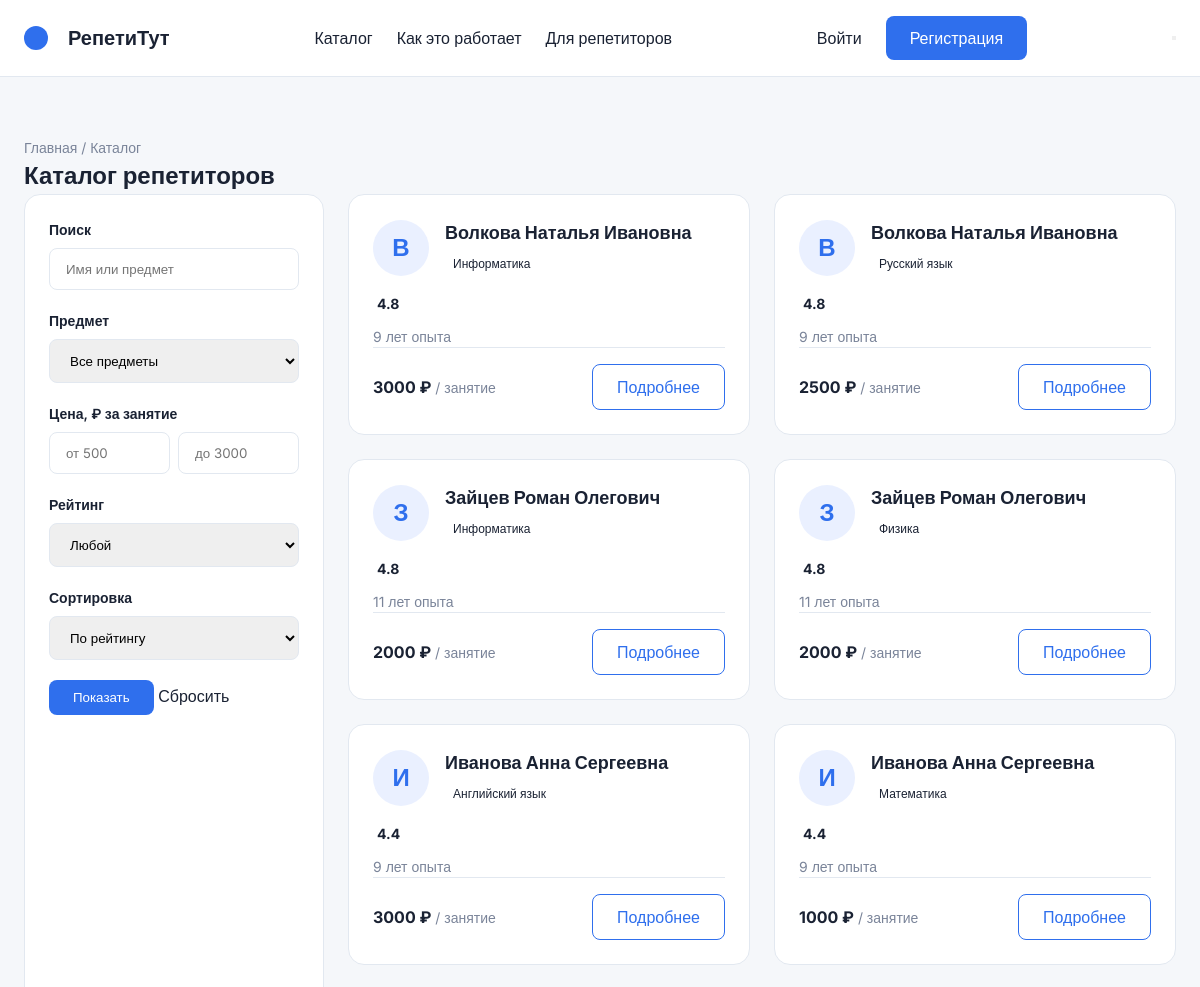
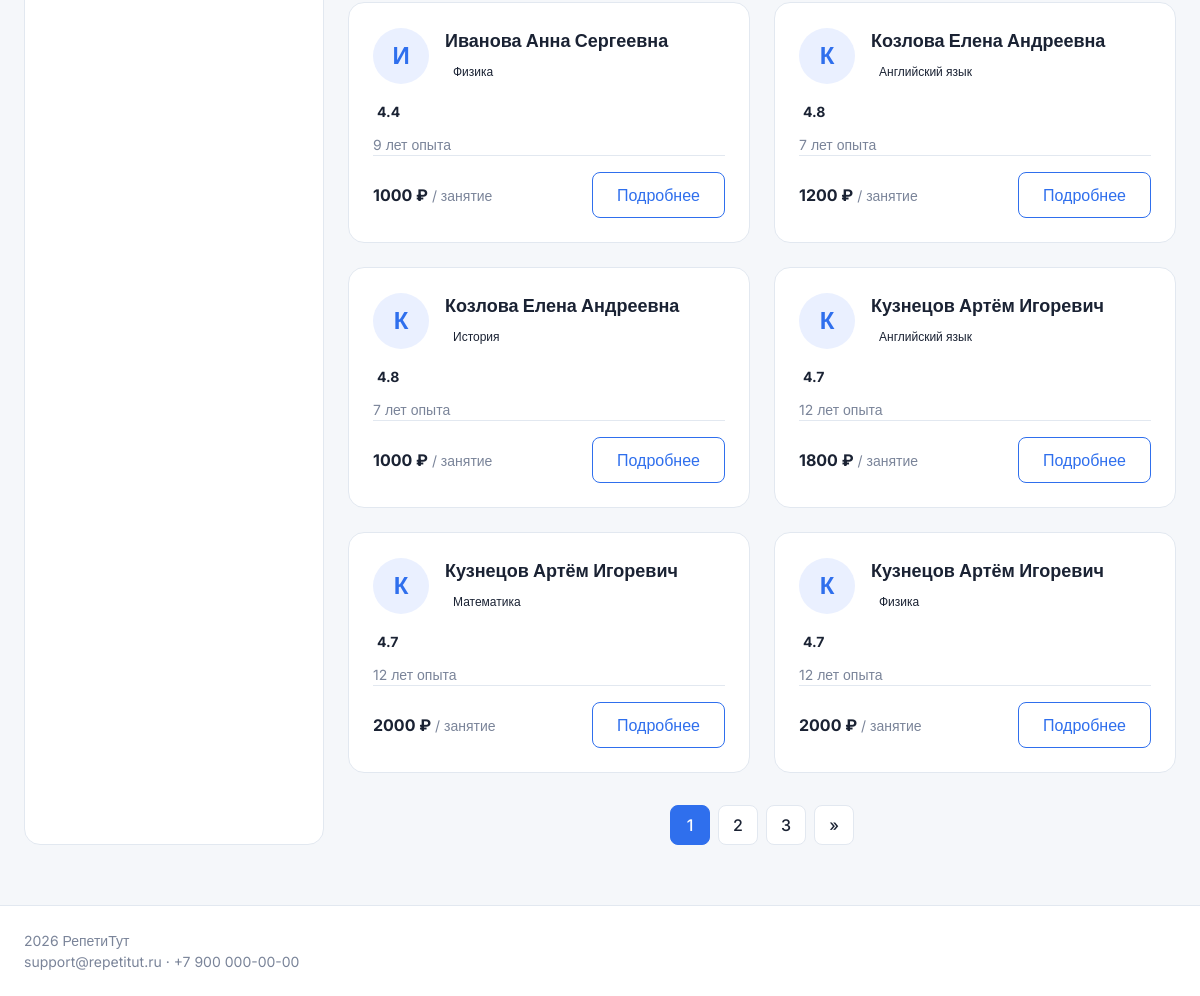
Page /catalog/ on the committed database (2 pictures, top to bottom).
### app/models.py (models this page shows, shortened)
class TutorSubject(models.Model):
    tutor = models.ForeignKey(Tutor, on_delete=models.CASCADE, related_name="subject_cards", verbose_name="Репетитор")
    subject = models.ForeignKey(Subject, on_delete=models.CASCADE, related_name="tutor_cards", verbose_name="Предмет")
    rate_per_hour = models.DecimalField(verbose_name="Ставка за час", max_digits=7, decimal_places=2)
    moderation_status = models.CharField(verbose_name="Статус модерации", max_length=10, default="pending", choices=[("pending", "На модерации"), ("approved", "Одобрена"), ("rejected", "Отклонена")])
    class Meta:
        verbose_name = "Анкета репетитора по предмету"
        verbose_name_plural = "Анкеты репетиторов по предметам"
        ordering = ['tutor__full_name', 'subject__name']
        constraints = [
            db_check(Q(rate_per_hour__gte=300, rate_per_hour__lte=10000), "app_tutorsubject_rate_range"),
            models.UniqueConstraint(fields=['tutor', 'subject'], name="app_tutorsubject_unique_pair"),
        ]

class Tutor(models.Model):
    user = models.OneToOneField(User, on_delete=models.CASCADE, related_name="tutor_profile", null=True, blank=True)
    full_name = models.CharField(verbose_name="ФИО", max_length=150)
    email = models.EmailField(verbose_name="Электронная почта", max_length=100, unique=True)
    phone = models.CharField(verbose_name="Телефон", max_length=20)
    experience_years = models.PositiveSmallIntegerField(verbose_name="Опыт (лет)", default=1)
    rating = models.FloatField(verbose_name="Рейтинг", default=4.0)
    is_active = models.BooleanField(verbose_name="Активен", default=True)
    class Meta:
        verbose_name = "Репетитор"
        verbose_name_plural = "Репетиторы"
        ordering = ['full_name']
        constraints = [
            db_check(Q(rating__gte=1.0, rating__lte=5.0), "app_tutor_rating_range"),
        ]

class Subject(models.Model):
    name = models.CharField(verbose_name="Название предмета", max_length=100, unique=True)
    is_active = models.BooleanField(verbose_name="Показывать в каталоге", default=True)
    class Meta:
        verbose_name = "Предмет"
        verbose_name_plural = "Предметы"
        ordering = ['name']

### app/views.py (the view)
# urls.py: path('catalog/', views.catalog, name='catalog'),
def catalog(request):
    cards = TutorSubject.objects.select_related('tutor', 'subject')
    search = request.GET.get('search', '').strip()
    if search:
        cards = cards.filter(
            Q(tutor__full_name__icontains=search)
            | Q(subject__name__icontains=search)
        )
    subject_id = request.GET.get('subject')
    if subject_id:
        cards = cards.filter(subject_id=subject_id)
    price_min = request.GET.get('price_min')
    if price_min:
        cards = cards.filter(rate_per_hour__gte=price_min)
    price_max = request.GET.get('price_max')
    if price_max:
        cards = cards.filter(rate_per_hour__lte=price_max)
    rating = request.GET.get('rating')
    if rating:
        cards = cards.filter(tutor__rating__gte=rating)
    sort_map = {
        'rating': '-tutor__rating',
        'price_asc': 'rate_per_hour',
        'price_desc': '-rate_per_hour',
        'experience': '-tutor__experience_years',
    }
    sort = request.GET.get('sort')
    if sort in sort_map:
        cards = cards.order_by(sort_map[sort])
    subjects = Subject.objects.filter(is_active=True)
    paginator = Paginator(cards, 12)
    page_obj = paginator.get_page(request.GET.get('page'))
    return render(request, 'app/catalog.html', {
        'page_obj': page_obj,
        'subjects': subjects,
        'search': search,
    })

### app/templates/app/catalog.html (shortened to what this page needs)
{% extends 'app/base.html' %}
{% block content %}
<section class="catalog-section">
    <div class="container">
        <div class="breadcrumbs"><a href="{% url 'app:index' %}">Главная</a> / Каталог</div>
        <h1 class="page-title">Каталог репетиторов</h1>
        <div class="catalog-layout">
            <aside class="filters-sidebar">
                <form method="GET" action="{% url 'app:catalog' %}" id="filter-form">
                    <div class="filter-group">
                        <label for="q">Поиск</label>
                        <input type="text" id="q" name="q" value="{{ query }}" placeholder="Имя или предмет">
                    </div>
                    <div class="filter-group">
                        <label for="subject">Предмет</label>
                        <select id="subject" name="subject">
                            <option value="">Все предметы</option>
                        </select>
                    </div>
                    <div class="filter-group">
                        <label>Цена, ₽ за занятие</label>
                        <div class="price-inputs">
                            <input type="number" name="price_min" value="{{ current_price_min }}" placeholder="от 500">
                            <input type="number" name="price_max" value="{{ current_price_max }}" placeholder="до 3000">
                        </div>
                    </div>
                    <div class="filter-group">
                        <label for="rating">Рейтинг</label>
                        <select id="rating" name="rating">
                            <option value="">Любой</option>
                        </select>
                    </div>
                    <div class="filter-group">
                        <label for="sort">Сортировка</label>
                        <select id="sort" name="sort">
                            <option value="rating_desc" {% if current_sort == 'rating_desc' %}selected{% endif %}>По рейтингу</option>
                        </select>
                    </div>
                    <button type="submit" class="btn-primary w-100">Показать</button>
                    <a href="{% url 'app:catalog' %}" class="btn-reset">Сбросить</a>
                </form>
            </aside>
            <div class="catalog-content">
                <div class="tutors-grid">
                    {% include 'app/cards_list.html' with page_obj=page_obj %}
                </div>
                {% if page_obj.has_other_pages %}
                <div class="pagination">
                    {% for num in page_obj.paginator.page_range %}
                        {% if page_obj.number == num %}<span class="current">{{ num }}</span>
                        {% elif num > page_obj.number|add:'-3' and num < page_obj.number|add:'3' %}<a href="?page={{ num }}&{{ query_params }}">{{ num }}</a>{% endif %}
                    {% endfor %}
                    {% if page_obj.has_next %}<a href="?page={{ page_obj.next_page_number }}&{{ query_params }}">&raquo;</a>{% endif %}
                </div>
                {% endif %}
            </div>
        </div>
    </div>
</section>
{% endblock %}

### app/templates/app/cards_list.html
{% for card in page_obj %}
<div class="tutor-card">
    <div class="tutor-header">
        <div class="avatar-small">{{ card.tutor.full_name|first }}</div>
        <div><h3>{{ card.tutor.full_name }}</h3><span class="tag">{{ card.subject.name }}</span></div>
    </div>
    <div class="tutor-rating"> <span>{{ card.tutor.rating }}</span></div>
    <p class="tutor-desc">{{ card.tutor.experience_years }} лет опыта</p>
    <div class="tutor-footer">
        <p class="price"><strong>{{ card.rate_per_hour|floatformat:0 }} ₽</strong> / занятие</p>
        <a href="{% url 'app:tutor_detail' card.id %}" class="btn-outline">Подробнее</a>
    </div>
</div>
{% empty %}
<div class="empty-state"><p>По вашему запросу ничего не найдено. Попробуйте изменить фильтры.</p></div>
{% endfor %}

### app/static/css/style.css (style rules this page uses)
:root { --p: #2F6FED; --t: #1A2233; --m: #7A8499; --b: #F5F7FA; --w: #FFFFFF; --br: #E2E8F0; --bg: #EAF0FF; }
* { margin: 0; padding: 0; box-sizing: border-box; }
body { font-family: 'Inter', sans-serif; background: var(--b); color: var(--t); line-height: 1.5; }
a { text-decoration: none; color: inherit; }
.container { max-width: 1280px; margin: 0 auto; padding: 0 24px; }
.header-container, .nav, .auth-buttons, .hero-container, .stats-container, .catalog-layout, .tutor-detail-layout, .booking-layout, .cabinet-layout { display: flex; gap: 24px; }
.btn, .btn-primary, .btn-register, .btn-outline { padding: 10px 24px; border-radius: 8px; font-weight: 500; text-align: center; cursor: pointer; border: none; display: inline-block; }
.btn-primary, .btn-register { background: var(--p); color: var(--w); }
.btn-outline { border: 1px solid var(--p); color: var(--p); background: transparent; }
.hero, .catalog-section { padding: 60px 0; }
.subtitle, .tutor-desc, .price, .breadcrumbs, .benefits-list, .footer-container { color: var(--m); font-size: 14px; }
.search-box input, .filter-group input, .filter-group select, .form-group textarea { padding: 12px 16px; border: 1px solid var(--br); border-radius: 8px; width: 100%; outline: none; font-family: inherit; }
.card-avatar, .avatar-small, .avatar-large { border-radius: 50%; display: flex; align-items: center; justify-content: center; font-weight: bold; background: var(--bg); color: var(--p); }
.avatar-small { width: 56px; height: 56px; font-size: 24px; }
.tutors-grid { display: grid; grid-template-columns: repeat(auto-fill, minmax(300px, 1fr)); gap: 24px; }
.tutor-card, .card-section, .filters-sidebar, .booking-summary, .auth-card, .cabinet-sidebar { background: var(--w); border: 1px solid var(--br); border-radius: 16px; padding: 24px; }
.tutor-card { display: flex; flex-direction: column; }
.tutor-header { display: flex; align-items: center; gap: 16px; margin-bottom: 16px; }
.tutor-header h3 { font-size: 18px; margin-bottom: 4px; }
.tag { font-size: 12px; padding: 4px 8px; border-radius: 4px; font-weight: 500; display: inline-block; }
.tutor-rating { color: #F5A623; font-size: 14px; margin-bottom: 12px; }
.tutor-rating span { color: var(--t); font-weight: bold; margin-left: 4px; }
.tutor-footer { margin-top: auto; border-top: 1px solid var(--br); padding-top: 16px; display: flex; justify-content: space-between; align-items: center; }
.price strong { font-size: 16px; color: var(--t); }
.filters-sidebar, .tutor-sidebar, .booking-summary, .cabinet-sidebar { width: 300px; flex-shrink: 0; }
.filter-group, .form-group { margin-bottom: 20px; }
.filter-group label { display: block; margin-bottom: 8px; font-weight: 600; font-size: 14px; }
.price-inputs { display: flex; gap: 8px; }
.catalog-content, .tutor-main-info, .booking-form-area, .cabinet-content { flex: 1; }
.pagination { display: flex; gap: 8px; justify-content: center; margin-top: 32px; }
.pagination a, .pagination span { width: 40px; height: 40px; display: flex; align-items: center; justify-content: center; border: 1px solid var(--br); border-radius: 8px; background: var(--w); font-weight: 500; }
.pagination .current { background: var(--p); color: var(--w); border-color: var(--p); }

### rows in the picture
TutorSubject: tutor.full_name|first "В", tutor.full_name "Волкова Наталья Ивановна", subject.name "Информатика", tutor.rating "4.8", tutor.experience_years "9", rate_per_hour "3000"
TutorSubject: tutor.full_name|first "В", tutor.full_name "Волкова Наталья Ивановна", subject.name "Русский язык", tutor.rating "4.8", tutor.experience_years "9", rate_per_hour "2500"
TutorSubject: tutor.full_name|first "З", tutor.full_name "Зайцев Роман Олегович", subject.name "Информатика", tutor.rating "4.8", tutor.experience_years "11", rate_per_hour "2000"
TutorSubject: tutor.full_name|first "З", tutor.full_name "Зайцев Роман Олегович", subject.name "Физика", tutor.rating "4.8", tutor.experience_years "11", rate_per_hour "2000"
TutorSubject: tutor.full_name|first "И", tutor.full_name "Иванова Анна Сергеевна", subject.name "Английский язык", tutor.rating "4.4", tutor.experience_years "9", rate_per_hour "3000"
TutorSubject: tutor.full_name|first "И", tutor.full_name "Иванова Анна Сергеевна", subject.name "Математика", tutor.rating "4.4", tutor.experience_years "9", rate_per_hour "1000"
TutorSubject: tutor.full_name|first "И", tutor.full_name "Иванова Анна Сергеевна", subject.name "Физика", tutor.rating "4.4", tutor.experience_years "9", rate_per_hour "1000"
TutorSubject: tutor.full_name|first "К", tutor.full_name "Козлова Елена Андреевна", subject.name "Английский язык", tutor.rating "4.8", tutor.experience_years "7", rate_per_hour "1200"
TutorSubject: tutor.full_name|first "К", tutor.full_name "Козлова Елена Андреевна", subject.name "История", tutor.rating "4.8", tutor.experience_years "7", rate_per_hour "1000"
TutorSubject: tutor.full_name|first "К", tutor.full_name "Кузнецов Артём Игоревич", subject.name "Английский язык", tutor.rating "4.7", tutor.experience_years "12", rate_per_hour "1800"
TutorSubject: tutor.full_name|first "К", tutor.full_name "Кузнецов Артём Игоревич", subject.name "Математика", tutor.rating "4.7", tutor.experience_years "12", rate_per_hour "2000"
TutorSubject: tutor.full_name|first "К", tutor.full_name "Кузнецов Артём Игоревич", subject.name "Физика", tutor.rating "4.7", tutor.experience_years "12", rate_per_hour "2000"

### other values in the picture
{{ num }} "1"
{{ num }} "2" "3"
